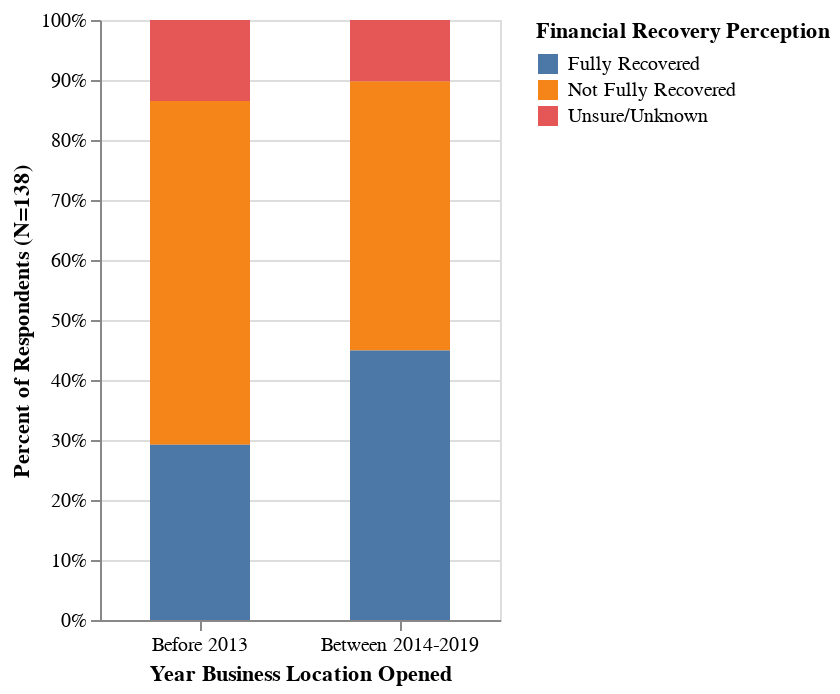

Write notebook code for a chart like this one.
### Code cell
financial_order = ['Fully Recovered', 'Not Fully Recovered', 'Unsure/Unknown']
alt.Chart(df_open).mark_bar(size=50).encode(
    x=alt.X('length_open').title('Year Business Location Opened').axis(labelAngle=0),
    y=alt.Y('count(financial_recovery)').stack('normalize').title('Percent of Respondents (N=138)'),
    color=alt.Color('financial_recovery', sort=financial_order).title('Financial Recovery Perception'),
    order = alt.Order('color_financial_recovery_sort_index:Q')
).properties(width=200)

### Figure 1 — Vega-Lite specification as saved in the notebook (floating-point values rounded to 4 significant figures; data arrays with more than 128 entries replaced by an {"elided": "..."} marker saying what was removed)
{"config": {"view": {"continuousWidth": 300, "continuousHeight": 300}}, "data": {"name": "data-a76a9226bc467df56583a51f103fef6a"}, "mark": {"type": "bar", "size": 50}, "encoding": {"color": {"field": "financial_recovery", "sort": ["Fully Recovered", "Not Fully Recovered", "Unsure/Unknown"], "title": "Financial Recovery Perception", "type": "nominal"}, "order": {"field": "color_financial_recovery_sort_index", "type": "quantitative"}, "x": {"axis": {"labelAngle": 0}, "field": "length_open", "title": "Year Business Location Opened", "type": "nominal"}, "y": {"aggregate": "count", "field": "financial_recovery", "stack": "normalize", "title": "Percent of Respondents (N=138)", "type": "nominal"}}, "width": 200, "$schema": "https://vega.github.io/schema/vega-lite/v5.20.1.json", "datasets": {"data-a76a9226bc467df56583a51f103fef6a": {"elided": "138 records"}}}
